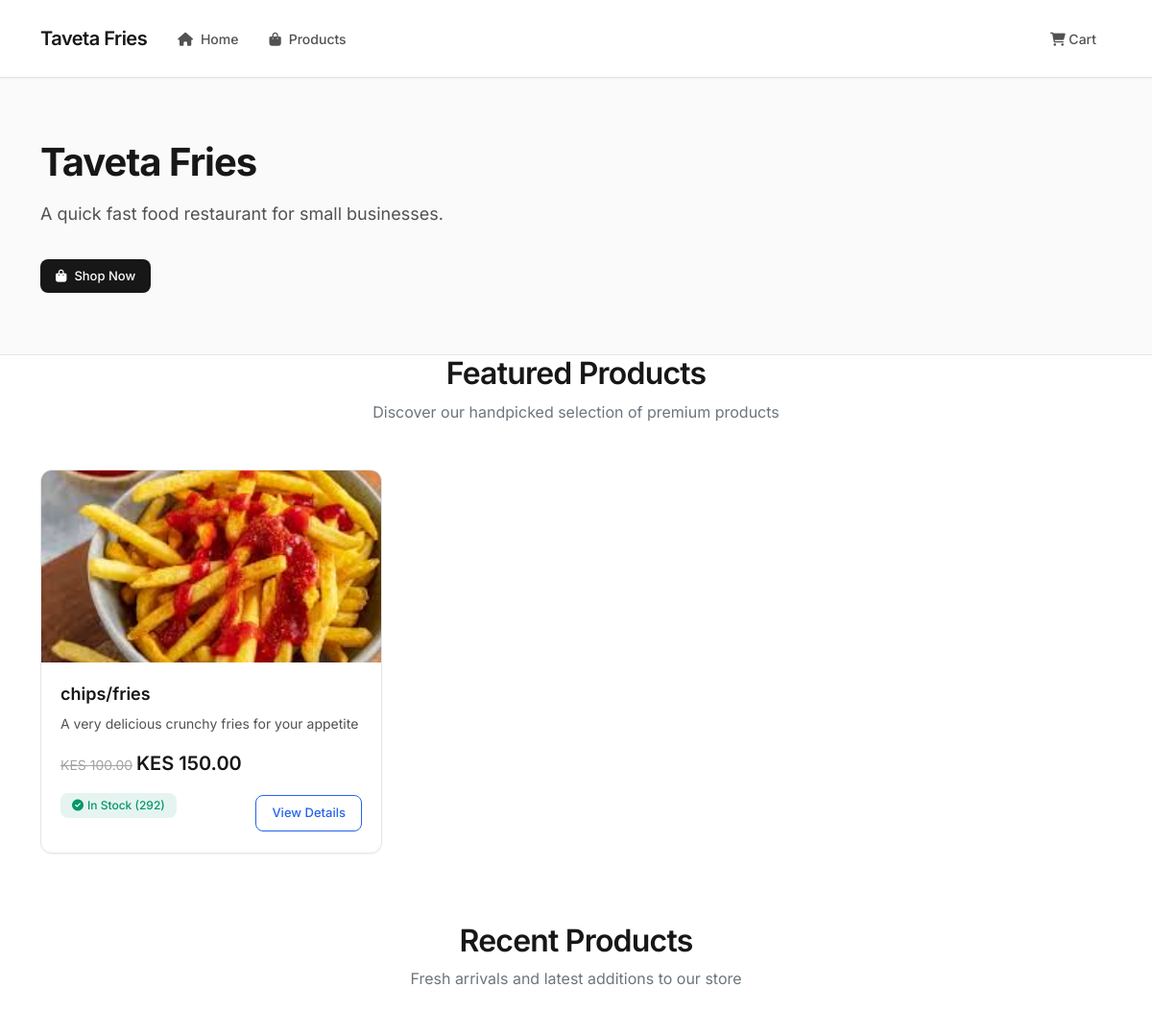
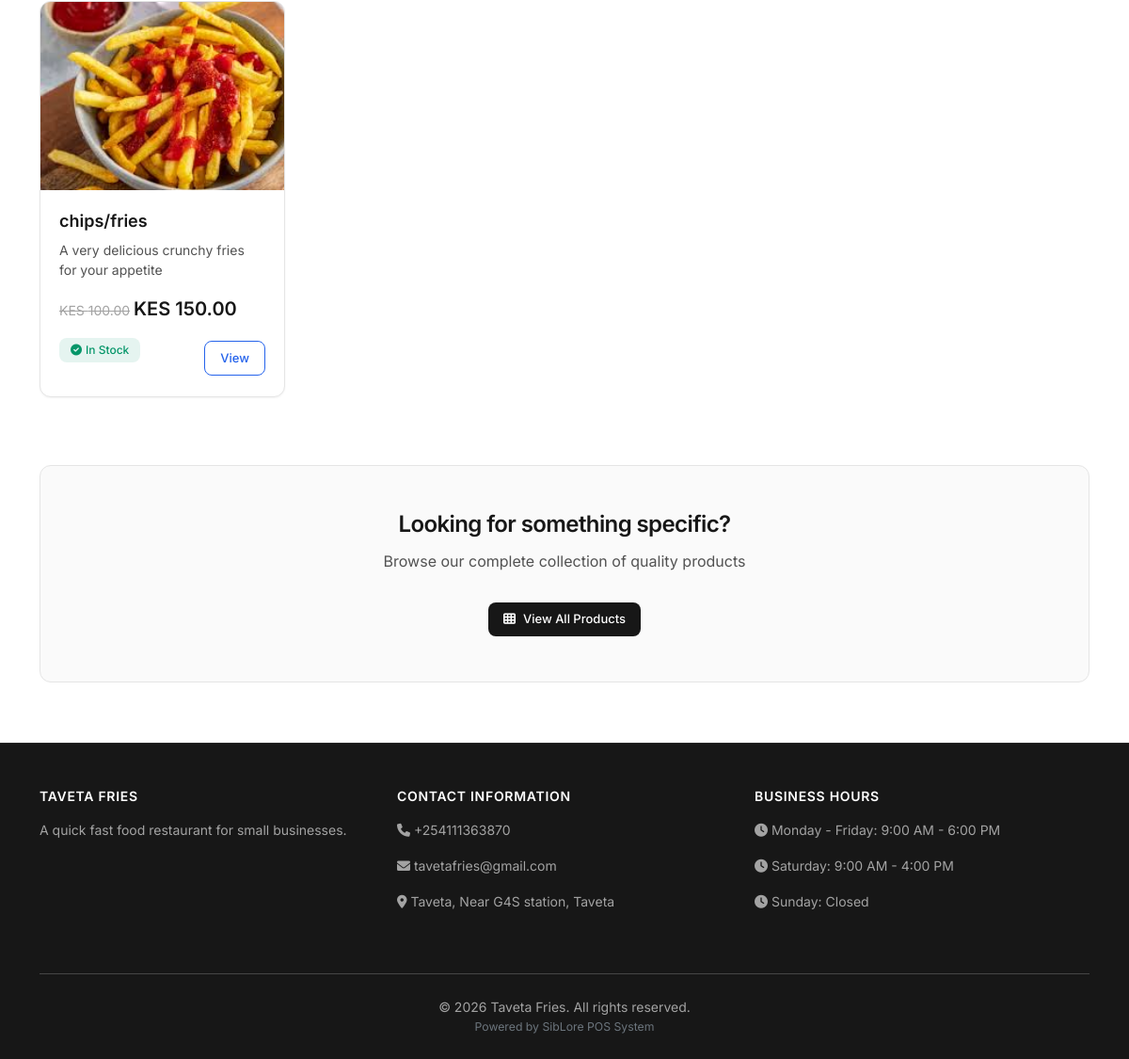
/shop/sammy/, run on the app's committed database (2 pictures, top to bottom).
### shop_website/models.py (models this page shows, shortened)
class ShopProfile(models.Model):
    user_profile = models.OneToOneField('users.UserProfile', on_delete=models.CASCADE, related_name='shop_website')
    business_name = models.CharField(max_length=200)
    business_description = models.TextField(help_text="Describe your business and products")
    business_email = models.EmailField()
    business_phone = models.CharField(max_length=20)
    business_address = models.CharField(max_length=300)
    business_city = models.CharField(max_length=100)
    logo = models.ImageField(upload_to='shop_logos/', blank=True, null=True)
    is_website_active = models.BooleanField(default=True, help_text="Enable/disable your public website")
    website_theme = models.CharField(max_length=20, choices=[
        ('default', 'Default Theme'),
        ('modern', 'Modern Theme'),
        ('classic', 'Classic Theme'),
    ], default='default')
    created_at = models.DateTimeField(auto_now_add=True)
    updated_at = models.DateTimeField(auto_now=True)
    class Meta:
        verbose_name = "Shop Website Profile"
        verbose_name_plural = "Shop Website Profiles"

class ShopProduct(models.Model):
    shop_profile = models.ForeignKey(ShopProfile, on_delete=models.CASCADE, related_name='website_products')
    name = models.CharField(max_length=200)
    description = models.TextField()
    price = models.DecimalField(max_digits=10, decimal_places=2, validators=[MinValueValidator(0)])
    original_price = models.DecimalField(max_digits=10, decimal_places=2, null=True, blank=True,
                                       help_text="Original price for discount display")
    image = models.ImageField(upload_to='shop_products/')
    is_featured = models.BooleanField(default=False, help_text="Show on homepage")
    is_available = models.BooleanField(default=True)
    category = models.CharField(max_length=100, help_text="Product category for website display")
    tags = models.CharField(max_length=200, blank=True, help_text="Comma-separated tags")
    stock_quantity = models.IntegerField(default=0, validators=[MinValueValidator(0)])
    created_at = models.DateTimeField(auto_now_add=True)
    updated_at = models.DateTimeField(auto_now=True)
    class Meta:
        verbose_name = "Shop Website Product"
        verbose_name_plural = "Shop Website Products"
        ordering = ['-created_at']
    @property
    def discount_percentage(self):
        if self.original_price and self.original_price > self.price:
            return round(((self.original_price - self.price) / self.original_price) * 100, 1)
        return 0
    @property
    def is_in_stock(self):
        return self.stock_quantity > 0

### shop_website/views.py (the view)
# urls.py: path('shop/<str:username>/', views.shop_home, name='shop_home'),
def shop_home(request, username):
    try:
        user_profile = UserProfile.objects.get(user__username=username, role='SHOP_ADMIN')
        shop_profile = get_object_or_404(ShopProfile, user_profile=user_profile, is_website_active=True)
    except UserProfile.DoesNotExist:
        raise Http404("Shop not found")
    featured_products = ShopProduct.objects.filter(
        shop_profile=shop_profile,
        is_featured=True,
        is_available=True,
        stock_quantity__gt=0
    )[:6]
    recent_products = ShopProduct.objects.filter(
        shop_profile=shop_profile,
        is_available=True,
        stock_quantity__gt=0
    ).order_by('-created_at')[:12]
    cart_id = request.session.get(f'cart_{shop_profile.id}')
    cart = None
    cart_items_count = 0
    if cart_id:
        try:
            cart = Cart.objects.get(cart_id=cart_id)
            cart_items_count = cart.total_items
        except Cart.DoesNotExist:
            pass
    context = {
        'shop_profile': shop_profile,
        'featured_products': featured_products,
        'recent_products': recent_products,
        'cart': cart,
        'cart_items_count': cart_items_count,
    }
    return render(request, 'shop_website/shop_home.html', context)

### templates/shop_website/shop_home.html (shortened to what this page needs)
{% extends 'shop_website/base.html' %}
{% block content %}
<section class="hero-section">
    <div class="container">
        <div class="hero-content">
            <div class="row align-items-center">
                <div class="col-lg-7">
                    <h1 class="hero-title">{{ shop_profile.business_name }}</h1>
                    <p class="hero-description">{{ shop_profile.business_description }}</p>
                    <div>
                        <a href="{% url 'shop_website:shop_products' shop_profile.user_profile.user.username %}" class="btn btn-modern btn-sm">
                            <i class="fas fa-shopping-bag me-2"></i>Shop Now
                        </a>
                    </div>
                </div>
            </div>
        </div>
    </div>
</section>
<div class="container">
    {% if featured_products %}
    <section class="mb-5">
        <div class="section-header">
            <h2>Featured Products</h2>
            <p class="text-muted">Discover our handpicked selection of premium products</p>
        </div>
        <div class="row">
            {% for product in featured_products %}
            <div class="col-lg-4 col-md-6 mb-4">
                <div class="product-card">
                    <img src="{{ product.image.url }}" class="product-image" alt="{{ product.name }}">
                    <div class="product-body">
                        <h5 class="product-title">{{ product.name }}</h5>
                        <p class="product-description">{{ product.description|truncatewords:15 }}</p>
                        <div class="price-section">
                            {% if product.original_price %}
                            <div>
                                <span class="original-price">KES {{ product.original_price }}</span>
                                <span class="current-price">KES {{ product.price }}</span>
                            </div>
                            {% else %}
                            <div class="current-price">KES {{ product.price }}</div>
                            {% endif %}
                        </div>
                        <div class="d-flex justify-content-between align-items-center">
                            <div class="stock-indicator {% if product.is_in_stock %}in-stock{% else %}out-of-stock{% endif %}">
                                {% if product.is_in_stock %}
                                    <i class="fas fa-check-circle me-1"></i> In Stock ({{ product.stock_quantity }})
                                {% else %}
                                    <i class="fas fa-times-circle me-1"></i> Out of Stock
                                {% endif %}
                            </div>
                            <a href="{% url 'shop_website:product_detail' shop_profile.user_profile.user.username product.id %}" class="btn btn-outline-primary btn-sm">
                                View Details
                            </a>
                        </div>
                    </div>
                </div>
            </div>
            {% endfor %}
        </div>
    </section>
    {% endif %}
    {% if recent_products %}
    <section>
        <div class="section-header">
            <h2>Recent Products</h2>
            <p class="text-muted">Fresh arrivals and latest additions to our store</p>
        </div>
        <div class="row">
            {% for product in recent_products %}
            <div class="col-lg-3 col-md-4 col-sm-6 mb-4">
                <div class="product-card">
                    <img src="{{ product.image.url }}" class="product-image" alt="{{ product.name }}">
                    <div class="product-body">
                        <h6 class="product-title">{{ product.name }}</h6>
                        <p class="product-description small">{{ product.description|truncatewords:10 }}</p>
                        <div class="price-section">
                            {% if product.original_price %}
                            <div>
                                <span class="original-price small">KES {{ product.original_price }}</span>
                                <span class="current-price">KES {{ product.price }}</span>
                            </div>
                            {% else %}
                            <div class="current-price">KES {{ product.price }}</div>
                            {% endif %}
                        </div>
                        <div class="d-flex justify-content-between align-items-center">
                            <div class="stock-indicator {% if product.is_in_stock %}in-stock{% else %}out-of-stock{% endif %}">
                                {% if product.is_in_stock %}
                                    <i class="fas fa-check-circle me-1"></i> In Stock
                                {% else %}
                                    <i class="fas fa-times-circle me-1"></i> Out of Stock
                                {% endif %}
                            </div>
                            <a href="{% url 'shop_website:product_detail' shop_profile.user_profile.user.username product.id %}" class="btn btn-outline-primary btn-sm">
                                View
                            </a>
                        </div>
                    </div>
                </div>
            </div>
            {% endfor %}
        </div>
    </section>
    {% endif %}
    <div class="cta-section">
        <div class="row justify-content-center">
            <div class="col-lg-8">
                <h3 class="cta-title">Looking for something specific?</h3>
                <p class="cta-description">Browse our complete collection of quality products</p>
                <a href="{% url 'shop_website:shop_products' shop_profile.user_profile.user.username %}" class="btn btn-modern btn-sm">
                    <i class="fas fa-th me-2"></i>View All Products
                </a>
            </div>
        </div>
    </div>
</div>
{% endblock %}

### templates/shop_website/base.html (shortened to what this page needs)
<!DOCTYPE html>
<html lang="en">
<head>
    <link href="https://cdn.jsdelivr.net/npm/bootstrap@5.1.3/dist/css/bootstrap.min.css" rel="stylesheet">
    <link href="https://cdnjs.cloudflare.com/ajax/libs/font-awesome/6.0.0/css/all.min.css" rel="stylesheet">
</head>
<body>
    <nav class="navbar navbar-expand-lg sticky-top">
        <div class="container">
            <a class="navbar-brand" href="{% url 'shop_website:shop_home' shop_profile.user_profile.user.username %}">
                {{ shop_profile.business_name }}
            </a>
            <div class="collapse navbar-collapse" id="navbarNav">
                <ul class="navbar-nav me-auto">
                    <li class="nav-item">
                        <a class="nav-link" href="{% url 'shop_website:shop_home' shop_profile.user_profile.user.username %}">
                            <i class="fas fa-home me-2"></i>Home
                        </a>
                    </li>
                    <li class="nav-item">
                        <a class="nav-link" href="{% url 'shop_website:shop_products' shop_profile.user_profile.user.username %}">
                            <i class="fas fa-shopping-bag me-2"></i>Products
                        </a>
                    </li>
                </ul>
                <ul class="navbar-nav">
                    <li class="nav-item">
                        <a class="nav-link position-relative" href="{% url 'shop_website:cart' shop_profile.user_profile.user.username %}">
                            <i class="fas fa-shopping-cart"></i> Cart
                        </a>
                    </li>
                </ul>
            </div>
        </div>
    </nav>
    {% block content %}{% endblock %}
    <footer>
        <div class="container">
            <div class="row">
                <div class="col-lg-4 col-md-6 mb-4">
                    <h5>{{ shop_profile.business_name }}</h5>
                    <p>{{ shop_profile.business_description|truncatewords:25 }}</p>
                </div>
                <div class="col-lg-4 col-md-6 mb-4">
                    <h5>Contact Information</h5>
                    <div class="contact-info">
                        <p><i class="fas fa-phone"></i> {{ shop_profile.business_phone|default:"Not Provided" }}</p>
                        <p><i class="fas fa-envelope"></i> {{ shop_profile.business_email|default:"Not Provided" }}</p>
                        <p><i class="fas fa-map-marker-alt"></i> {{ shop_profile.business_address|default:"Not Provided" }}, {{ shop_profile.business_city|default:"Not Provided" }}</p>
                    </div>
                </div>
                <div class="col-lg-4 col-md-12 mb-4">
                    <h5>Business Hours</h5>
                    <div class="business-hours">
                        <p><i class="fas fa-clock"></i> Monday - Friday: 9:00 AM - 6:00 PM</p>
                        <p><i class="fas fa-clock"></i> Saturday: 9:00 AM - 4:00 PM</p>
                        <p><i class="fas fa-clock"></i> Sunday: Closed</p>
                    </div>
                </div>
            </div>
            <hr class="my-4" style="border-color: rgba(255,255,255,0.1);">
            <div class="text-center">
                <p class="mb-0">&copy; {% now "Y" %} {{ shop_profile.business_name }}. All rights reserved.</p>
                <p class="mb-0 small text-muted">Powered by SibLore POS System</p>
            </div>
        </div>
    </footer>
</body>
</html>

### templates/shop_website/base.html (style rules this page uses)
:root { --primary-color: #1a1a1a; --secondary-color: #666666; --accent-color: #2563eb; --success-color: #059669; --danger-color: #dc2626; --dark-color: #111111; --light-color: #fafafa; --white: #ffffff; --gray-50: #fafafa; --gray-100: #f5f5f5; --gray-200: #e5e5e5; --gray-300: #d4d4d4; --gray-400: #a3a3a3; --gray-500: #737373; --gray-600: #525252; --gray-700: #404040; --gray-800: #262626; --gray-900: #171717; --border-radius: 8px; --border-radius-lg: 12px; --transition: all 0.2s ease; --shadow-sm: 0 1px 2px 0 rgba(0, 0, 0, 0.05); --shadow: 0 1px 3px 0 rgba(0, 0, 0, 0.1), 0 1px 2px 0 rgba(0, 0, 0, 0.06); --shadow-md: 0 4px 6px -1px rgba(0, 0, 0, 0.1), 0 2px 4px -1px rgba(0, 0, 0, 0.06); --shadow-lg: 0 10px 15px -3px rgba(0, 0, 0, 0.1), 0 4px 6px -2px rgba(0, 0, 0, 0.05); --shadow-xl: 0 20px 25px -5px rgba(0, 0, 0, 0.1), 0 10px 10px -5px rgba(0, 0, 0, 0.04); }
* { margin: 0; padding: 0; box-sizing: border-box; }
body { font-family: 'Inter', -apple-system, BlinkMacSystemFont, sans-serif; background: var(--white); min-height: 100vh; color: var(--gray-800); font-size: 14px; line-height: 1.5; -webkit-font-smoothing: antialiased; -moz-osx-font-smoothing: grayscale; }
.navbar { background: var(--white) !important; border-bottom: 1px solid var(--gray-200); padding: 1.25rem 0; transition: var(--transition); box-shadow: var(--shadow-sm); }
.navbar-brand { font-weight: 600; font-size: 1.25rem; color: var(--gray-900) !important; display: flex; align-items: center; transition: var(--transition); letter-spacing: -0.025em; }
.nav-link { font-weight: 500; color: var(--gray-600) !important; margin: 0 0.25rem; padding: 0.5rem 0.75rem !important; border-radius: var(--border-radius); transition: var(--transition); font-size: 14px; }
.product-card { background: var(--white); border-radius: var(--border-radius-lg); border: 1px solid var(--gray-200); overflow: hidden; transition: var(--transition); box-shadow: var(--shadow-sm); position: relative; }
.product-image { width: 100%; height: 200px; object-fit: cover; transition: var(--transition); }
.btn-modern { background: var(--gray-900); color: var(--white); border: none; padding: 0.5rem 1rem; border-radius: var(--border-radius); font-weight: 500; font-size: 13px; transition: var(--transition); cursor: pointer; }
.btn-outline-primary { background: transparent; color: var(--accent-color); border: 1px solid var(--accent-color); padding: 0.5rem 1rem; border-radius: var(--border-radius); font-weight: 500; font-size: 13px; transition: var(--transition); cursor: pointer; }
footer { background: var(--gray-900); color: var(--gray-300); padding: 3rem 0 1.5rem; margin-top: 4rem; border-top: 1px solid var(--gray-800); }
footer h5 { font-weight: 600; margin-bottom: 1rem; color: var(--white); font-size: 14px; text-transform: uppercase; letter-spacing: 0.05em; }
footer p { color: var(--gray-400); line-height: 1.6; font-size: 14px; }
html { scroll-behavior: smooth; }

### data on the page
ShopProfile: business_name "Taveta Fries", business_description "A quick fast food restaurant for small businesses.", business_name "TAVETA FRIES", business_phone "+254111363870", business_email "tavetafries@gmail.com", business_address "Taveta, Near G4S station", business_city "Taveta"
ShopProduct: image (picture), name "chips/fries", description "A very delicious crunchy fries for your appetite", original_price "100.00", price "150.00", stock_quantity "292", shows "In Stock"
